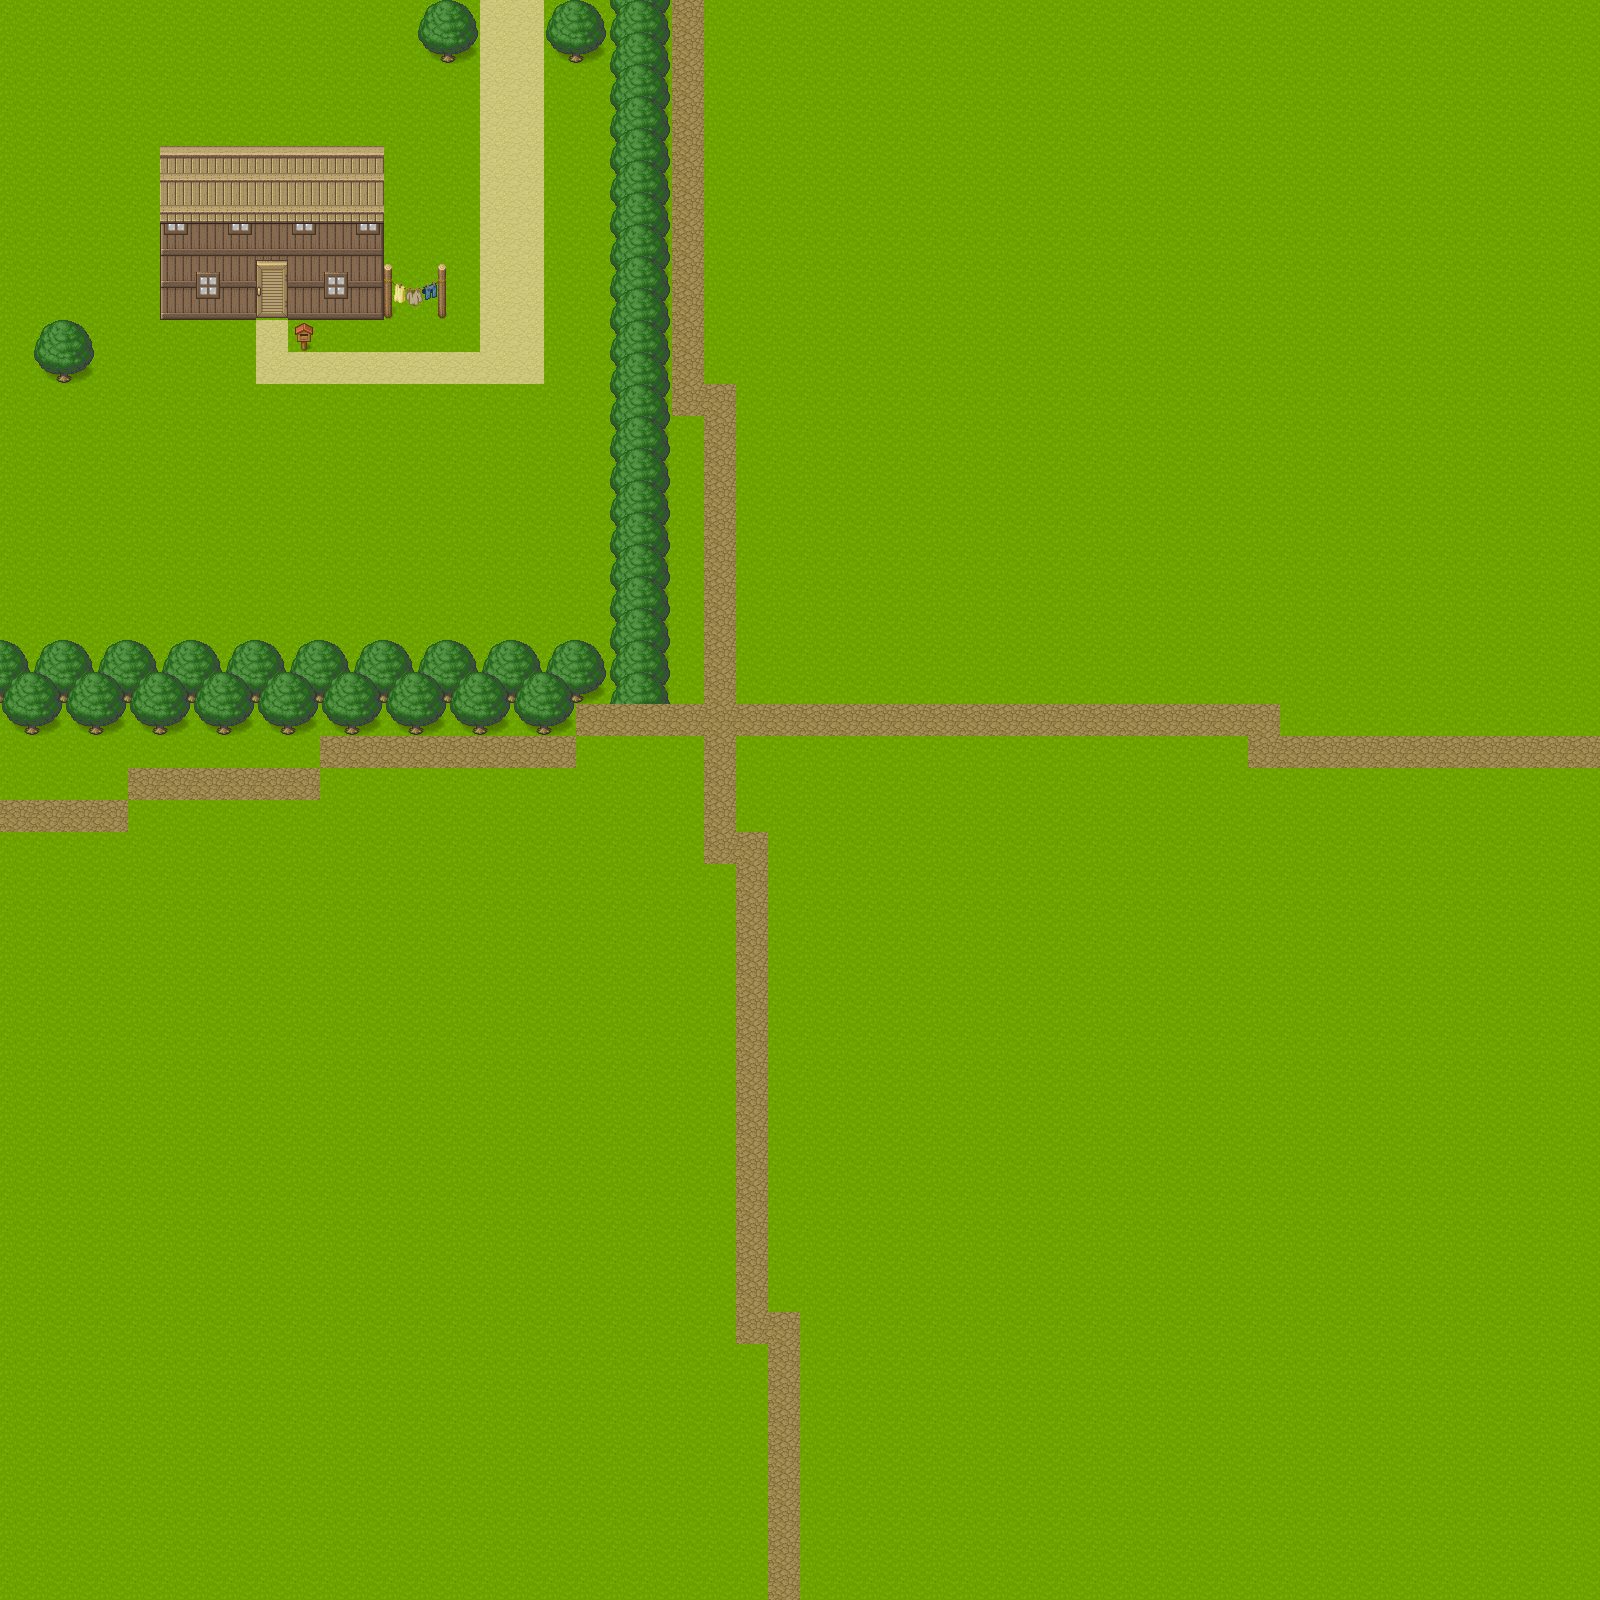

A level layout from a 2D game, rendered from its tile map. Below: a short description, then the map file with tile-grid data replaced by summaries:
An orthogonal 50x50 tile map with 32x32 px tiles, 5 tile layers (Background, Blocked-Soft-Back, Blocked-Soft-Front, Blocked, ...) and 2 objects (player, door).

<map version="1.2" tiledversion="1.2.4" orientation="orthogonal" renderorder="right-down" width="50" height="50" tilewidth="32" tileheight="32" infinite="0" nextlayerid="24" nextobjectid="9">
 <tileset firstgid="1" name="BaseChip_pipo_2" tilewidth="32" tileheight="32" tilecount="1064" columns="8">
  <image source="../images/BaseChip_pipo_2.png" width="256" height="4256" />
 </tileset>
 <layer id="19" name="Background" width="50" height="50">
  <properties>
   <property name="collision" type="bool" value="false" />
   <property name="tileset" value="map_tileset" />
  </properties>
  <data>[2500 cells, 2500 non-empty, 3 distinct tile ids]</data>
 </layer>
 <layer id="20" name="Blocked-Soft-Back" width="50" height="50">
  <properties>
   <property name="collision" type="bool" value="true" />
   <property name="tileset" value="map_tileset" />
  </properties>
  <data>[2500 cells, 6 non-empty, 4 distinct tile ids]</data>
 </layer>
 <layer id="21" name="Blocked-Soft-Front" width="50" height="50">
  <properties>
   <property name="collision" type="bool" value="true" />
   <property name="tileset" value="map_tileset" />
  </properties>
  <data>[2500 cells, 9 non-empty, 3 distinct tile ids]</data>
 </layer>
 <layer id="22" name="Blocked" width="50" height="50">
  <properties>
   <property name="collision" type="bool" value="true" />
   <property name="tileset" value="map_tileset" />
  </properties>
  <data>[2500 cells, 143 non-empty, 16 distinct tile ids]</data>
 </layer>
 <layer id="23" name="Decoration" width="50" height="50">
  <properties>
   <property name="collision" type="bool" value="false" />
   <property name="tileset" value="map_tileset" />
  </properties>
  <data>[2500 cells, 10 non-empty, 4 distinct tile ids]</data>
 </layer>
 <objectgroup id="3" name="Objects">
  <properties>
   <property name="tileset" value="map_tileset" />
  </properties>
  <object id="1" name="player" type="player" x="272.121" y="364.858">
   <properties>
    <property name="cross_speed" type="int" value="70" />
    <property name="group" value="players" />
    <property name="texture" value="player_spritesheet" />
    <property name="walking_speed" type="int" value="180" />
   </properties>
   <point />
  </object>
  <object id="8" name="door" type="door" x="480.5" y="16" width="65" height="30">
   <properties>
    <property name="group" value="doors" />
    <property name="next_level" value="Wild" />
   </properties>
  </object>
 </objectgroup>
</map>